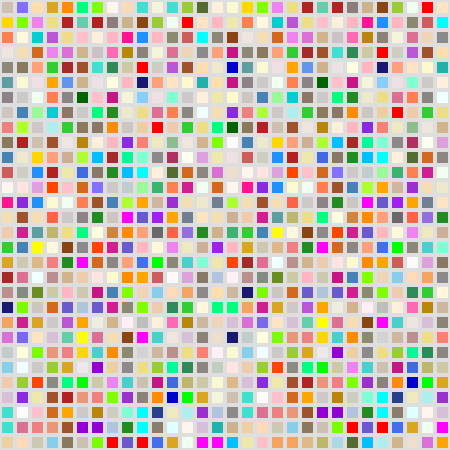
Frame 1 (no input)
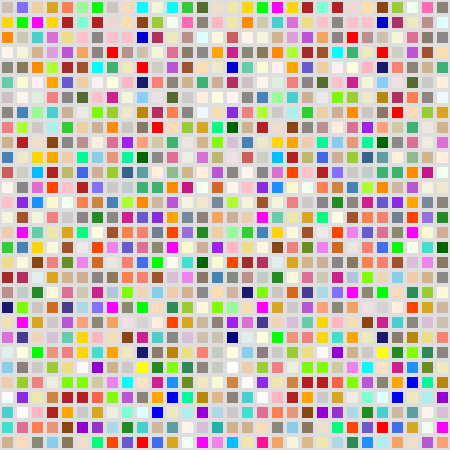
Frame 60 (the mouse pressed at the canvas centre just before this capture)
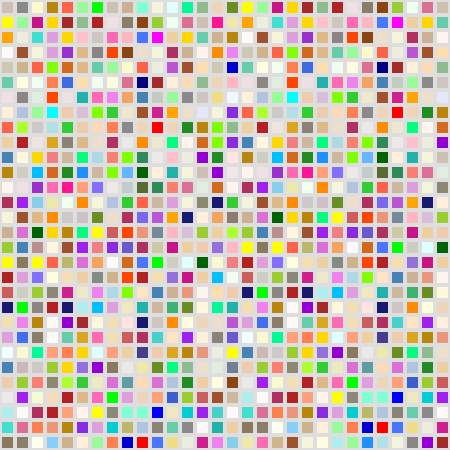
Frame 120 (the mouse held since frame 60 and released just before this capture)

The Processing sketch that drew these frames (run headless with seeded random() and noise(); from frame 60 on, the mouse is pressed at the canvas centre):

// Processing sketch: processing_17118
// ── processing_17118.pde

color colors[] = {
  #FFFAFA, #F8F8FF, #F5F5F5, #DCDCDC, #FFFAF0, #FDF5E6, #FAF0E6, #FAEBD7, #FFEFD5, #FFEBCD, #FFE4C4, #FFDAB9, #FFDEAD, #FFE4B5, #FFF8DC, #FFFFF0, #FFFACD, #FFF5EE, #F0FFF0, #F5FFFA, #F0FFFF, #F0F8FF, #E6E6FA, #FFF0F5, #FFE4E1, #FFFFFF, #000000, #2F4F4F, #696969, #708090, #778899, #BEBEBE, #D3D3D3, #191970, #000080, #6495ED, #483D8B, #6A5ACD, #7B68EE, #8470FF, #0000CD, #4169E1, #0000FF, #1E90FF, #00BFFF, #87CEEB, #87CEFA, #4682B4, #B0C4DE, #ADD8E6, #B0E0E6, #AFEEEE, #00CED1, #48D1CC, #40E0D0, #00FFFF, #E0FFFF, #5F9EA0, #66CDAA, #7FFFD4, #006400, #556B2F, #8FBC8F, #2E8B57, #3CB371, #20B2AA, #98FB98, #00FF7F, #7CFC00, #00FF00, #7FFF00, #00FA9A, #ADFF2F, #32CD32, #9ACD32, #228B22, #6B8E23, #BDB76B, #EEE8AA, #FAFAD2, #FFFFE0, #FFFF00, #FFD700, #EEDD82, #DAA520, #B8860B, #BC8F8F, #CD5C5C, #8B4513, #A0522D, #CD853F, #DEB887, #F5F5DC, #F5DEB3, #F4A460, #D2B48C, #D2691E, #B22222, #A52A2A, #E9967A, #FA8072, #FFA07A, #FFA500, #FF8C00, #FF7F50, #F08080, #FF6347, #FF4500, #FF0000, #FF69B4, #FF1493, #FFC0CB, #FFB6C1, #DB7093, #B03060, #C71585, #D02090, #FF00FF, #EE82EE, #DDA0DD, #DA70D6, #BA55D3, #9932CC, #9400D3, #8A2BE2, #A020F0, #9370DB, #D8BFD8, #FFFAFA, #EEE9E9, #CDC9C9, #8B8989, #FFF5EE, #EEE5DE, #CDC5BF, #8B8682, #FFEFDB, #EEDFCC, #CDC0B0, #8B8378, #FFE4C4, #EED5B7, #CDB79E, #8B7D6B, #FFDAB9, #EECBAD, #CDAF95, #8B7765, #FFDEAD, #EECFA1, #CDB38B, #8B795E, #FFFACD, #EEE9BF, #CDC9A5, #8B8970, #FFF8DC, #EEE8CD, #CDC8B1, #8B8878, #FFFFF0, #EEEEE0, #CDCDC1, #8B8B83, #F0FFF0, #E0EEE0, #C1CDC1, #838B83, #FFF0F5, #EEE0E5, #CDC1C5, #8B8386, #FFE4E1, #EED5D2, #CDB7B5, #8B7D7B, #F0FFFF, #E0EEEE, #C1CDCD, #838B8B, #836FFF, #7A67EE, #6959CD, #473C8B, #4876FF, #436EEE, #3A5FCD, #27408B, #0000FF, #0000EE, #0000CD, #00008B, #1E90FF, #1C86EE, #1874CD, #104E8B, #63B8FF, #5CACEE, #4F94CD, #36648B, #00BFFF, #00B2EE, #009ACD, #00688B, #87CEFF, #7EC0EE, #6CA6CD, #4A708B, #B0E2FF, #A4D3EE, #8DB6CD, #607B8B, #C6E2FF, #B9D3EE, #9FB6CD, #6C7B8B, #CAE1FF, #BCD2EE, #A2B5CD, #6E7B8B, #BFEFFF, #B2DFEE, #9AC0CD, #68838B, #E0FFFF, #D1EEEE, #B4CDCD, #7A8B8B,
};

int len = 10;
int cols = 30;
int space = 2;

void setup()
{
  size(450, 450);
  len = width/cols;
  noStroke();
}

float k=0;
void draw()
{
  background(222);
  k+=0.0005;
  for (int i=0;i<cols;i++)
    for (int j=0;j<cols;j++)
    {
      color c = colors[int(colors.length*noise(i*2,j*2,k))];
      fill(c);
      rect(i*len+space, j*len+space, len-space*2, len-space*2);
    }
}
